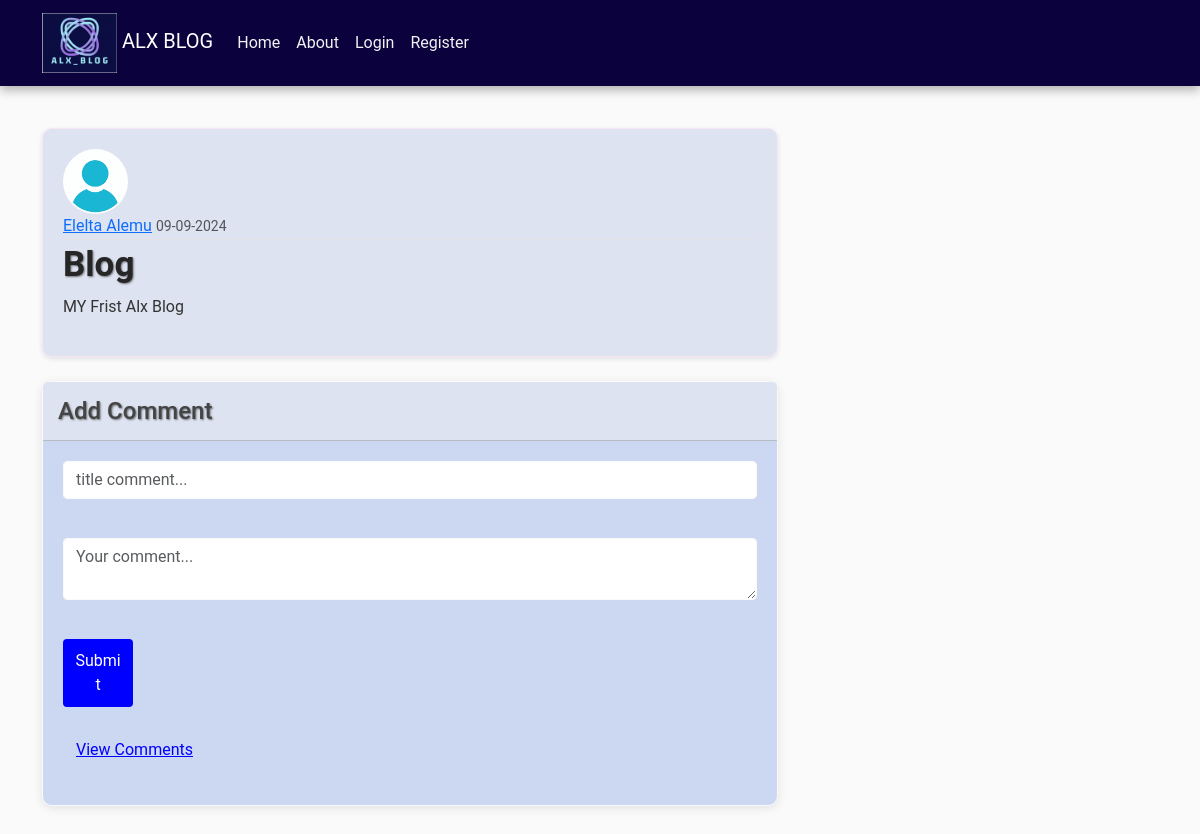
The page /post/2 on the database as committed earlier.
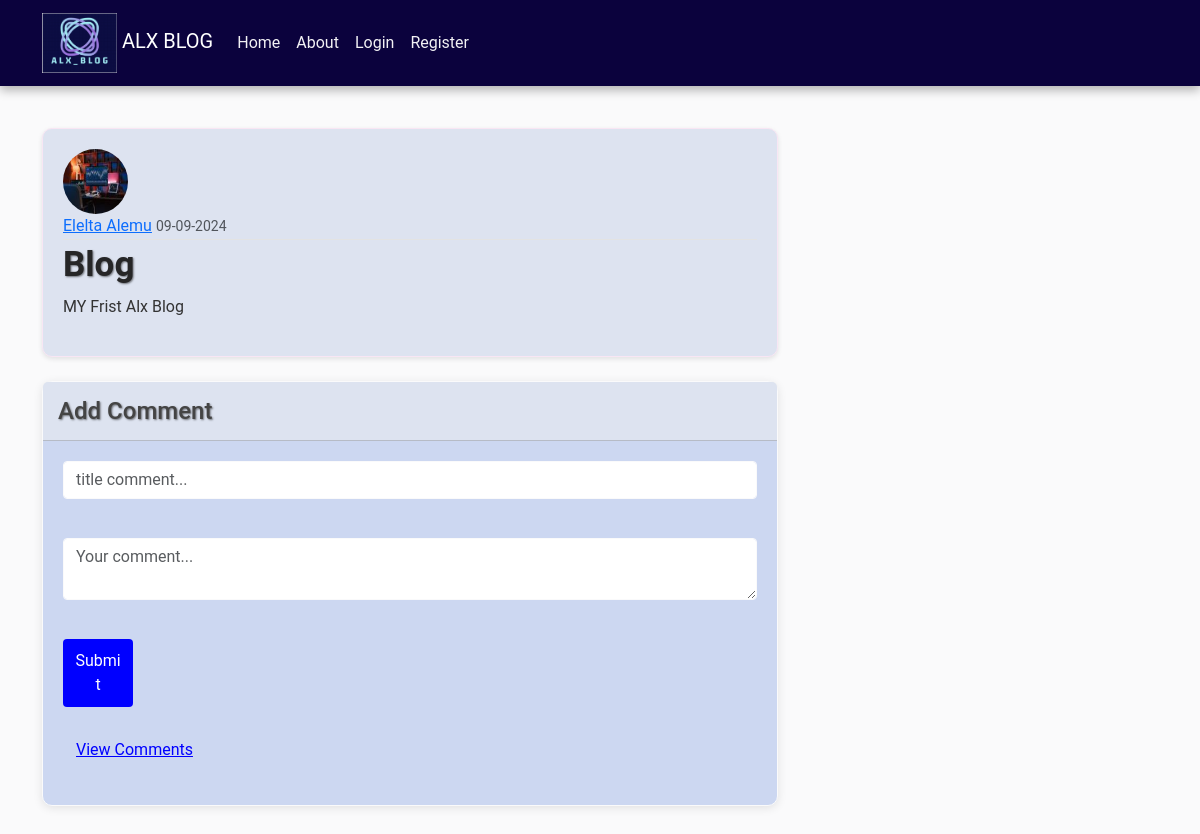
The same page on the database as committed later.
### alxblog/models.py (models this page shows, shortened)
class User(db.Model, UserMixin):
    id = db.Column(db.Integer, primary_key=True)
    username = db.Column(db.String(20), unique=True, nullable=False)
    email = db.Column(db.String(150), unique=True, nullable=False)
    image_file = db.Column(db.String(20), nullable=False, default='default.jpg')
    password = db.Column(db.String(60), nullable=False)
    posts = db.relationship('Post', backref='author', lazy=True)
    comments = db.relationship('Comment', back_populates='user', lazy=True)

### alxblog/routes.py (the view)
@app.route("/post/<int:post_id>")
def post(post_id):
    post = Post.query.get_or_404(post_id)
    comments = Comment.query.filter_by(post_id=post.id).order_by(Comment.date_posted.desc()).all()
    return render_template('post.html', title=post.title, post=post, comments=comments)

### alxblog/templates/post.html (shortened to what this page needs)
{% extends "layout.html" %}
{% block content %}
 <article class="media content-section">
    <img class="rounded-circle article-img" src="{{ url_for('static', filename='profile_pics/' + post.author.image_file) }}">
    <div class="media-body">
      <div class="article-metadata">
        <a class="mr-2" href="{{ url_for('user_posts', username=post.author.username) }}">{{ post.author.username }}</a>
        <small class="text-muted">{{ post.date_posted.strftime('%m-%d-%Y') }}</small>
      </div>
      <h2 class="article-title">{{ post.title }}</h2>
      <p class="article-content">{{ post.content }}</p>
    </div>
  </article>
  <div class="card mt-4">
    <div class="card-header">
    <h2> Add Comment</h2>
    </div>
    <div class="card-body">
      <ul class="list-unstyled">
        <form method="POST" action="{{ url_for('comments', post_id=post.id) }}">
          <input class="form-control" type="text" name="title" placeholder="title comment..." required>
          <textarea class="form-control" type="text" name="content" placeholder="Your comment..." required></textarea>
          <button type="submit" class="btn btn-primary">Submit</button>
      </form>
        <small class="btn btn-link" data-bs-toggle="collapse" data-bs-target="#commentsSection" aria-expanded="false" aria-controls="commentsSection">
          View Comments
        </small>
          </ul>
      </div>
    </div>
</div>
{% endblock content %}

Rows that differ between the two databases and show on the page:
changed User "Elelta Alemu": image_file: picture added in place of a placeholder
